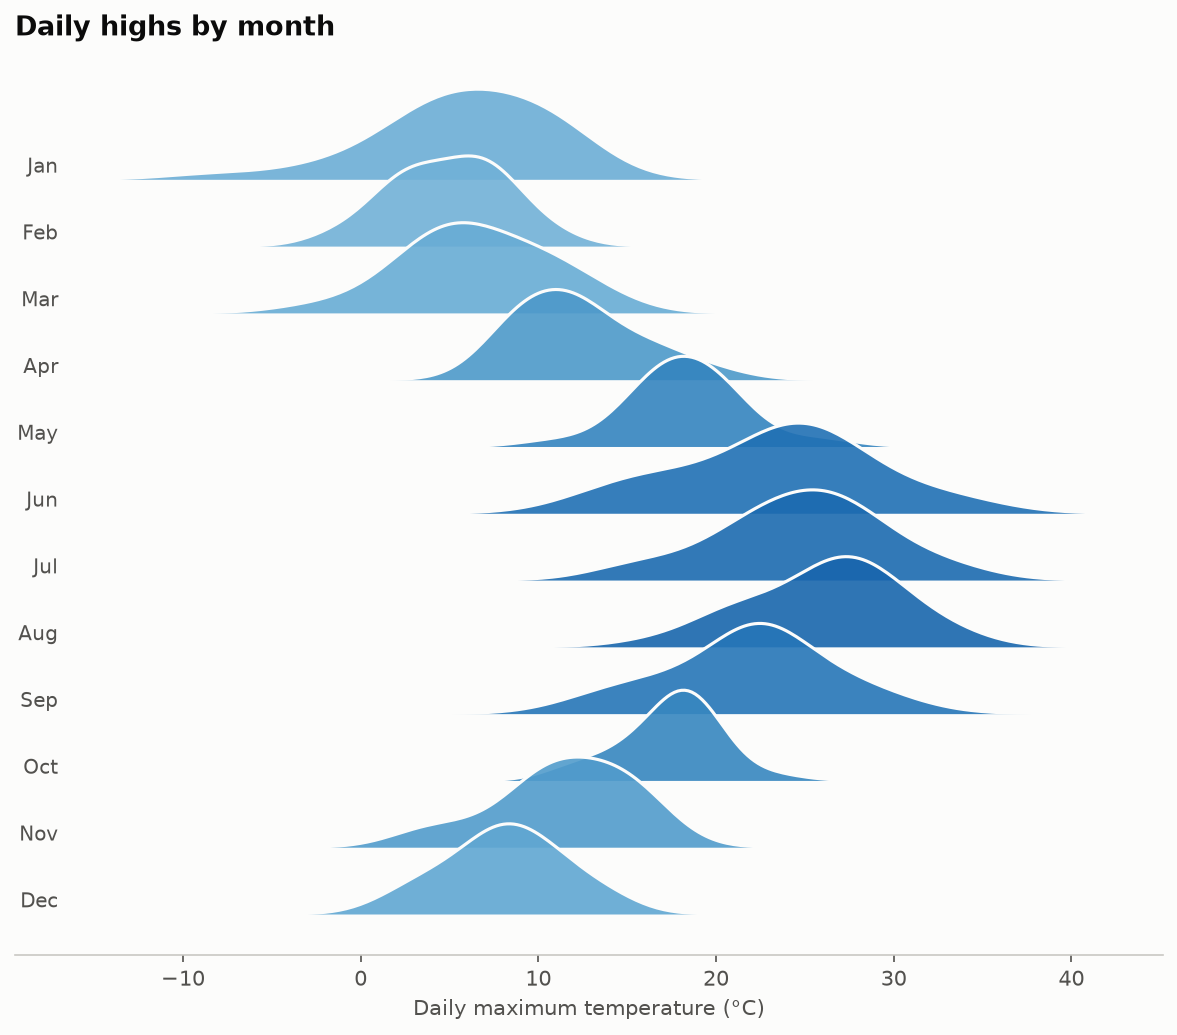

Here is the Python script that generated this plot:
"""
Ridgeline Plot (Joy Plot)  -  family: Distribution

DESIGN PURPOSE
Stacks partially overlapping density curves for many groups, one per row.
Shifts in the distribution across groups or time read as a compact landscape.

WHEN TO USE
  - Compare distributions across many groups (5–20), especially ordered ones
    like months or years
  - Show how a distribution shifts over time

AVOID WHEN
  - There are only two or three groups (overlay KDEs instead)
  - Precise reading of density values is needed

ALTERNATIVES
  - Violin plot
  - Small-multiple histograms
  - Box plots

EXAMPLE
Daily maximum temperature distribution for each month of the year (synthetic
city).

Run:  python ridgeline.py
      python ridgeline.py --real-data   (real dataset: plotly.express.data.gapminder() — Gapminder life expectancy, GDP and population 1952–2007, bundled with plotly)
"""
import sys
from pathlib import Path

import numpy as np
import pandas as pd
import matplotlib.pyplot as plt

# Library style: categorical colors in fixed order, recessive axes, hairline grid.
PALETTE = ["#2a78d6", "#eb6834", "#1baf7a", "#eda100",
           "#e87ba4", "#008300", "#6250d6", "#e34948"]
SEQ_CMAP = "Blues"      # sequential: one hue, light -> dark
DIV_CMAP = "RdBu_r"     # diverging: two opposite hues, neutral midpoint
GRAY = "#b8b7b1"        # de-emphasised marks
plt.rcParams.update({
    "figure.figsize": (8, 4.8), "figure.dpi": 110, "figure.facecolor": "#fcfcfb",
    "axes.facecolor": "#fcfcfb", "axes.edgecolor": "#c9c8c3", "axes.linewidth": 0.8,
    "axes.spines.top": False, "axes.spines.right": False,
    "axes.grid": True, "grid.color": "#e6e5e1", "grid.linewidth": 0.6, "axes.axisbelow": True,
    "axes.prop_cycle": plt.cycler(color=PALETTE),
    "axes.titlesize": 13, "axes.titleweight": "bold", "axes.titlelocation": "left",
    "axes.labelcolor": "#52514e", "xtick.color": "#52514e", "ytick.color": "#52514e",
    "text.color": "#0b0b0b", "font.size": 10, "lines.linewidth": 2,
    "legend.frameon": False,
})

# --- Example data ------------------------------------------------------------
rng = np.random.default_rng(13)
groups = ["Jan", "Feb", "Mar", "Apr", "May", "Jun", "Jul", "Aug", "Sep", "Oct", "Nov", "Dec"]
means = 15 + 11 * np.sin((np.arange(12) - 3.5) / 12 * 2 * np.pi)
df = pd.concat([pd.DataFrame({"group": m, "value": rng.normal(mu, 3 + abs(mu - 15) * 0.1, 31)})
                for m, mu in zip(groups, means)], ignore_index=True)
labels = dict(x="Daily maximum temperature (°C)", title="Daily highs by month")
df.groupby("group", sort=False)["value"].mean().round(1)

REAL_DATA = "--real-data" in sys.argv
if REAL_DATA:  # plotly.express.data.gapminder() — Gapminder life expectancy, GDP and population 1952–2007, bundled with plotly
    import plotly.express as px
    gm = px.data.gapminder()
    groups = [str(y) for y in sorted(gm["year"].unique())]
    df = pd.DataFrame({"group": gm["year"].astype(str), "value": gm["lifeExp"]})
    labels = dict(x="Life expectancy at birth (years), 142 countries",
                  title="The world's life-expectancy distribution, 1952–2007")
    df.groupby("group", sort=False)["value"].mean().round(1)

# --- Plot --------------------------------------------------------------------
from scipy.stats import gaussian_kde
fig, ax = plt.subplots(figsize=(8, 7))
pad = np.ptp(df["value"]) * 0.2
xs = np.linspace(df["value"].min() - pad, df["value"].max() + pad, 300)
cmap = plt.get_cmap(SEQ_CMAP)
spacing = 1.0
for i, m in enumerate(groups):
    vals = df.loc[df["group"] == m, "value"]
    dens = gaussian_kde(vals, bw_method=0.6)(xs)
    dens = dens / dens.max() * 1.35
    base = (len(groups) - 1 - i) * spacing
    color = cmap(0.3 + 0.6 * (vals.mean() - df["value"].min()) / np.ptp(df["value"]))
    ax.fill_between(xs, base, base + dens, color=color, alpha=0.9, zorder=i, linewidth=0)
    ax.plot(xs, base + dens, color="#fcfcfb", linewidth=1.5, zorder=i)
    ax.text(xs[0] - pad * 0.06, base + 0.1, m, fontsize=9.5, color="#52514e", ha="right")
ax.set_yticks([])
ax.spines["left"].set_visible(False)
ax.grid(False)
ax.set_xlabel(labels["x"])
ax.set_title(labels["title"])
fig.tight_layout()

# --- Save / show -------------------------------------------------------------
out = Path(__file__).with_name(Path(__file__).stem + ("_real" if REAL_DATA else "") + ".png")
fig.savefig(out, dpi=150, bbox_inches="tight")
print(f"saved {out}")
if "--no-show" not in sys.argv:
    plt.show()
